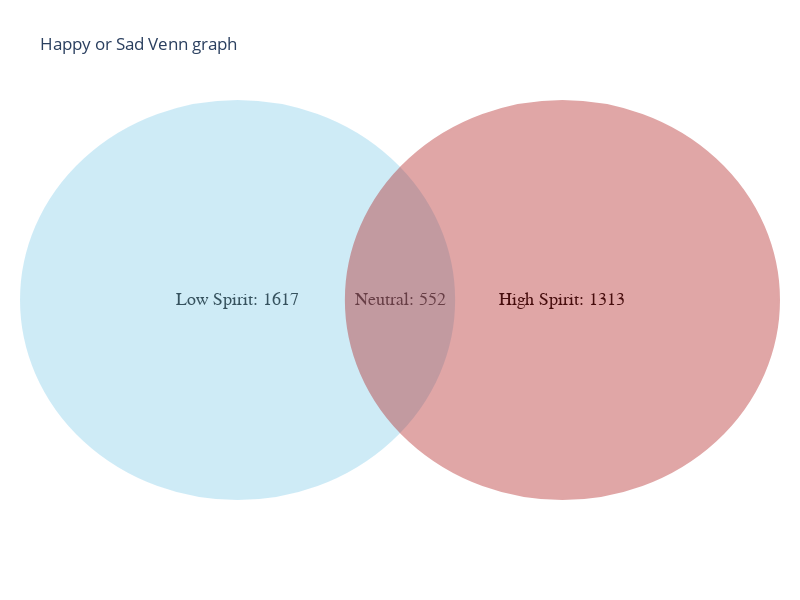

Notebook cell for this chart:
### Code cell
fig = go.Figure()

# Create scatter trace of text labels
fig.add_trace(go.Scatter(
    x=[1, 1.75, 2.5],
    y=[1, 1, 1],
    text=["Low Spirit: 1617", "Neutral: 552", "High Spirit: 1313"],
    mode="text",
    textfont=dict(
        color="black",
        size=18,
        family="Arail",
    )
))

# Update axes properties
fig.update_xaxes(
    showticklabels=False,
    showgrid=False,
    zeroline=False,
)

fig.update_yaxes(
    showticklabels=False,
    showgrid=False,
    zeroline=False,
)

# Add circles
fig.add_shape(type="circle",
    line_color="skyblue", fillcolor="skyblue",
    x0=0, y0=0, x1=2, y1=2
)

fig.add_shape(type="circle",
    line_color="firebrick", fillcolor="firebrick",
    x0=1.5, y0=0, x1=3.5, y1=2
)
fig.update_shapes(opacity=0.4, xref="x", yref="y")

fig.update_layout(
    margin=dict(l=20, r=20, b=100),
    height=600, width=800,
    plot_bgcolor="white",
    title = 'Happy or Sad Venn graph'
)

fig.show()

### Figure 1 — Plotly figure (JSON) as saved in the notebook; plotly's stock layout.template omitted (floating-point values rounded to 4 significant figures)
{"data": [{"mode": "text", "text": ["Low Spirit: 1617", "Neutral: 552", "High Spirit: 1313"], "textfont": {"color": "black", "family": "Arail", "size": 18}, "type": "scatter", "x": [1, 1.75, 2.5], "y": [1, 1, 1]}], "layout": {"height": 600, "margin": {"b": 100, "l": 20, "r": 20}, "plot_bgcolor": "white", "shapes": [{"fillcolor": "skyblue", "line": {"color": "skyblue"}, "opacity": 0.4, "type": "circle", "x0": 0, "x1": 2, "xref": "x", "y0": 0, "y1": 2, "yref": "y"}, {"fillcolor": "firebrick", "line": {"color": "firebrick"}, "opacity": 0.4, "type": "circle", "x0": 1.5, "x1": 3.5, "xref": "x", "y0": 0, "y1": 2, "yref": "y"}], "title": {"text": "Happy or Sad Venn graph"}, "width": 800, "xaxis": {"showgrid": false, "showticklabels": false, "zeroline": false}, "yaxis": {"showgrid": false, "showticklabels": false, "zeroline": false}}}
